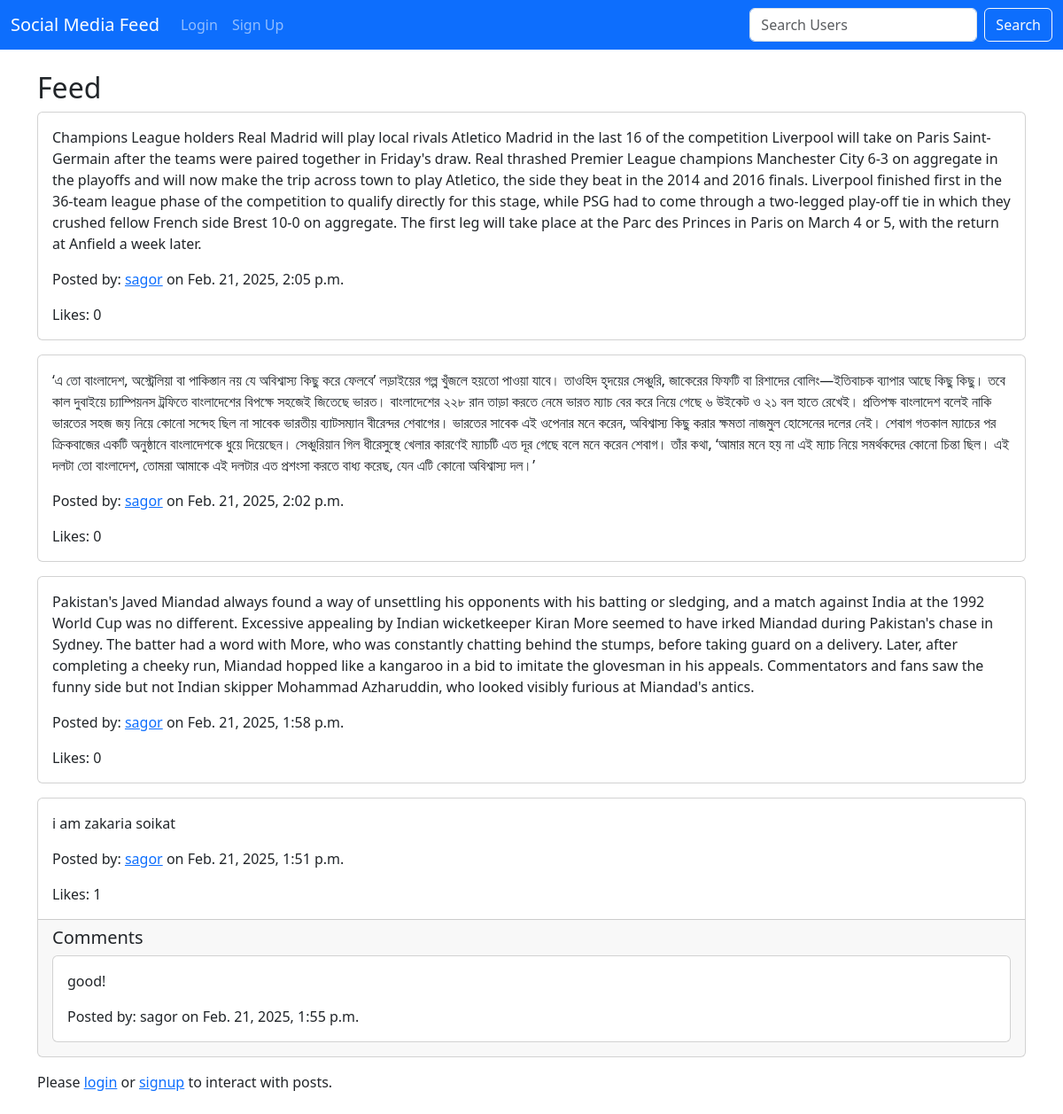
/feed/, run on the app's committed database.
### core/models.py (models this page shows, shortened)
class Post(models.Model):
    content = models.TextField()
    user = models.ForeignKey(User, on_delete=models.CASCADE, related_name='posts')
    created_at = models.DateTimeField(auto_now_add=True)
    updated_at = models.DateTimeField(auto_now=True)

class Comment(models.Model):
    content = models.TextField()
    user = models.ForeignKey(User, on_delete=models.CASCADE, related_name='comments')
    post = models.ForeignKey(Post, on_delete=models.CASCADE, related_name='comments')
    created_at = models.DateTimeField(auto_now_add=True)
    updated_at = models.DateTimeField(auto_now=True)

### core/views.py (the view)
# urls.py: path('feed/', views.feed, name='feed'),
def feed(request):
    posts = Post.objects.all().order_by('-created_at')
    if request.user.is_authenticated:
        return render(request, 'feed.html', {'posts': posts})
    else:
        return render(request, 'guest_feed.html', {'posts': posts})

### core/templates/guest_feed.html (shortened to what this page needs)
{% extends 'base.html' %}
{% block content %}
  <h2>Feed</h2>
  {% for post in posts %}
    <div class="card mb-3">
      <div class="card-body">
        <p class="card-text">{{ post.content }}</p>
        <p class="card-text">
          Posted by: <a href="{% url 'guest_profile' post.user.username %}">{{ post.user.username }}</a> on {{ post.created_at }}
        </p>
        <p class="card-text">Likes: {{ post.likes.count }}</p>
      </div>
      {% if post.comments.exists %}
        <div class="card-footer">
          <h5>Comments</h5>
          {% for comment in post.comments.all %}
            <div class="card mb-2">
              <div class="card-body">
                <p class="card-text">{{ comment.content }}</p>
                <p class="card-text">Posted by: {{ comment.user.username }} on {{ comment.created_at }}</p>
              </div>
            </div>
          {% endfor %}
        </div>
      {% endif %}
    </div>
  {% endfor %}
  <p>
    Please <a href="{% url 'login' %}">login</a> or <a href="{% url 'signup' %}">signup</a> to interact with posts.
  </p>
{% endblock %}

### core/templates/base.html (shortened to what this page needs)
{% load bootstrap5 %}
<!DOCTYPE html>
<html lang="en">
  <head>
    {% bootstrap_css %}
    {% load static %}
  </head>
  <body>
    <header>
      <nav class="navbar navbar-expand-lg navbar-dark bg-primary">
        <div class="container-fluid">
          <a class="navbar-brand" href="{% url 'feed' %}">Social Media Feed</a>
          <div class="collapse navbar-collapse" id="navbarNav">
            <ul class="navbar-nav">
              {% if user.is_authenticated %}
                <li class="nav-item">
                  <a class="nav-link" href="{% url 'feed' %}">Feed</a>
                </li>
                <li class="nav-item">
                  <a class="nav-link" href="{% url 'post_create' %}">New Post</a>
                </li>
                <li class="nav-item">
                  <a class="nav-link" href="{% url 'logout' %}">Logout</a>
                </li>
                <li class="nav-item">
                  <a class="nav-link" href="{% url 'user_profile' user.username %}">Profile</a>
                </li>
              {% else %}
                <li class="nav-item">
                  <a class="nav-link" href="{% url 'login' %}">Login</a>
                </li>
                <li class="nav-item">
                  <a class="nav-link" href="{% url 'signup' %}">Sign Up</a>
                </li>
              {% endif %}
            </ul>
          </div>
          <form class="d-flex" role="search" action="{% url 'search_users' %}">
            <input class="form-control me-2" type="search" placeholder="Search Users" aria-label="Search" name="q" />
            <button class="btn btn-outline-light" type="submit">Search</button>
          </form>
        </div>
      </nav>
    </header>
    <main class="container my-4">
      {% block content %}
      {% endblock %}
    </main>
  </body>
</html>

### data on the page
Post: content "Champions League holders Real Madrid will play local rivals Atletico Madrid in the last 16 of the competition Liverpool will take on Paris Saint-Germain after the teams were paired together in Friday's draw. Real thrashed Premier League champions Manchester City 6-3 on aggregate in the playoffs and will now make the trip across town to play Atletico, the side they beat in the 2014 and 2016 finals. Liverpool finished first in the 36-team league phase of the competition to qualify directly for this stage, while PSG had to come through a two-legged play-off tie in which they crushed fellow French side Brest 10-0 on aggregate. The first leg will take place at the Parc des Princes in Paris on…", user.username "sagor", created_at "Feb. 21, 2025, 2:05 p.m.", likes.count "0"
Post: content "‘এ তো বাংলাদেশ, অস্ট্রেলিয়া বা পাকিস্তান নয় যে অবিশ্বাস্য কিছু করে ফেলবে’ লড়াইয়ের গল্প খুঁজলে হয়তো পাওয়া যাবে। তাওহিদ হৃদয়ের সেঞ্চুরি, জাকেরের ফিফটি বা রিশাদের বোলিং—ইতিবাচক ব্যাপার আছে কিছু কিছু। তবে কাল দুবাইয়ে চ্যাম্পিয়নস ট্রফিতে বাংলাদেশের বিপক্ষে সহজেই জিতেছে ভারত। বাংলাদেশের ২২৮ রান তাড়া করতে নেমে ভারত ম্যাচ বের করে নিয়ে গেছে ৬ উইকেট ও ২১ বল হাতে রেখেই। প্রতিপক্ষ বাংলাদেশ বলেই নাকি ভারতের সহজ জয় নিয়ে কোনো সন্দেহ ছিল না সাবেক ভারতীয় ব্যাটসম্যান বীরেন্দর শেবাগের। ভারতের সাবেক এই ওপেনার মনে করেন, অবিশ্বাস্য কিছু করার ক্ষমতা নাজমুল হোসেনের দলের নেই। শেবাগ গতকাল ম্যাচের পর ক্রিকবাজের একটি অনুষ্ঠানে বাংলাদেশকে ধুয়ে দিয়েছেন। সেঞ্চুরিয়ান গিল ধীরেসুস্থে খেলার কারণেই ম্যাচটি এত দূর গেছে বলে…", user.username "sagor", created_at "Feb. 21, 2025, 2:02 p.m.", likes.count "0"
Post: content "Pakistan's Javed Miandad always found a way of unsettling his opponents with his batting or sledging, and a match against India at the 1992 World Cup was no different. Excessive appealing by Indian wicketkeeper Kiran More seemed to have irked Miandad during Pakistan's chase in Sydney. The batter had a word with More, who was constantly chatting behind the stumps, before taking guard on a delivery. Later, after completing a cheeky run, Miandad hopped like a kangaroo in a bid to imitate the glovesman in his appeals. Commentators and fans saw the funny side but not Indian skipper Mohammad Azharuddin, who looked visibly furious at Miandad's antics.", user.username "sagor", created_at "Feb. 21, 2025, 1:58 p.m.", likes.count "0"
Post: content "i am zakaria soikat", user.username "sagor", created_at "Feb. 21, 2025, 1:51 p.m.", likes.count "1"
Comment: content "good!", user.username "sagor", created_at "Feb. 21, 2025, 1:55 p.m."
